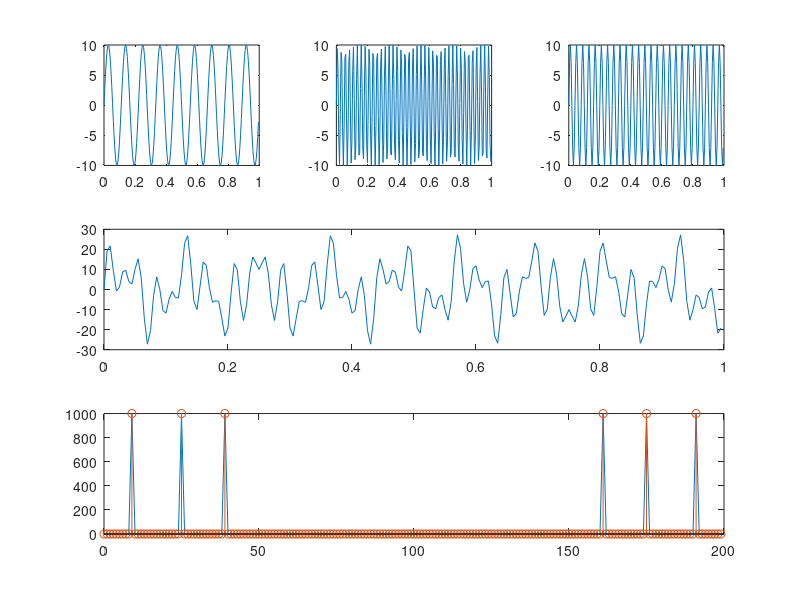

Write MATLAB code to recreate this figure.
%©ALRAAAFI (ID-22111128:JSTUCSE4th)
clc;
clear all;
close all;

T = 0.005;
fs = 1/T;
t = 0:T:1-T;

amp = 1;
fq = 50;

f1=9;
f2=39;
f3=25;
y1=10*sin(2*pi*f1*t);
y2=10*sin(2*pi*f2*t);
y3=10*sin(2*pi*f3*t);
x=y1+y2+y3;

N = length(x);

%N = 2^nextpow2(N);
%fft1 = fft( x,N );

fft1 = fft( x );


subplot( 3,3,1 );
plot( t,y1 );

subplot( 3,3,2 );
plot( t,y2 );

subplot( 3,3,3 );
plot( t,y3 );



subplot( 3,3,[4,5,6] );
plot(t,x);

ff = (0:N-1)*(fs/N);
subplot( 3,3,[7,8,9] );
plot(ff,abs(fft1));
hold on;
stem( ff, abs(fft1) );
